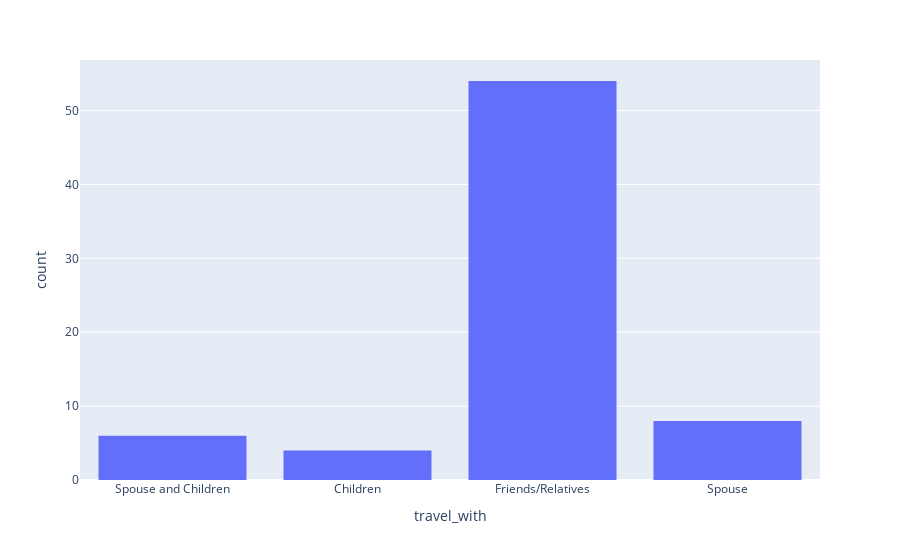

The cell this chart's notebook holds for it:
### Code cell
px.histogram(df.loc[(df.purpose=='Meetings and Conference') & (df.Total_travelers>=2)],x='travel_with')

### Figure 1 — Plotly figure (JSON) as saved in the notebook; plotly's stock layout.template omitted (floating-point values rounded to 4 significant figures)
{"data": [{"alignmentgroup": "True", "bingroup": "x", "hovertemplate": "travel_with=%{x}<br>count=%{y}<extra></extra>", "legendgroup": "", "marker": {"color": "#636efa", "pattern": {"shape": ""}}, "name": "", "offsetgroup": "", "orientation": "v", "showlegend": false, "type": "histogram", "x": ["Spouse and Children", "Children", "Friends/Relatives", "Friends/Relatives", "Friends/Relatives", "Friends/Relatives", "Spouse", "Friends/Relatives", "Friends/Relatives", "Friends/Relatives", "Friends/Relatives", "Friends/Relatives", "Spouse", "Friends/Relatives", "Friends/Relatives", "Friends/Relatives", "Friends/Relatives", "Friends/Relatives", "Friends/Relatives", "Friends/Relatives", "Friends/Relatives", "Friends/Relatives", "Friends/Relatives", "Friends/Relatives", "Spouse", "Friends/Relatives", "Friends/Relatives", null, "Spouse and Children", "Friends/Relatives", "Friends/Relatives", "Friends/Relatives", "Friends/Relatives", "Children", "Friends/Relatives", "Friends/Relatives", "Friends/Relatives", "Friends/Relatives", "Spouse and Children", "Friends/Relatives", "Spouse", "Friends/Relatives", "Spouse and Children", "Friends/Relatives", null, "Spouse and Children", "Friends/Relatives", "Friends/Relatives", "Friends/Relatives", "Friends/Relatives", "Spouse and Children", "Friends/Relatives", "Spouse", "Friends/Relatives", "Friends/Relatives", "Friends/Relatives", "Children", "Friends/Relatives", "Friends/Relatives", "Spouse", "Friends/Relatives", "Spouse", "Children", "Friends/Relatives", "Friends/Relatives", "Friends/Relatives", "Friends/Relatives", "Friends/Relatives", "Friends/Relatives", "Friends/Relatives", "Spouse", "Friends/Relatives", "Friends/Relatives", "Friends/Relatives"], "xaxis": "x", "yaxis": "y"}], "layout": {"barmode": "relative", "legend": {"tracegroupgap": 0}, "margin": {"t": 60}, "xaxis": {"anchor": "y", "domain": [0, 1], "title": {"text": "travel_with"}}, "yaxis": {"anchor": "x", "domain": [0, 1], "title": {"text": "count"}}}}
